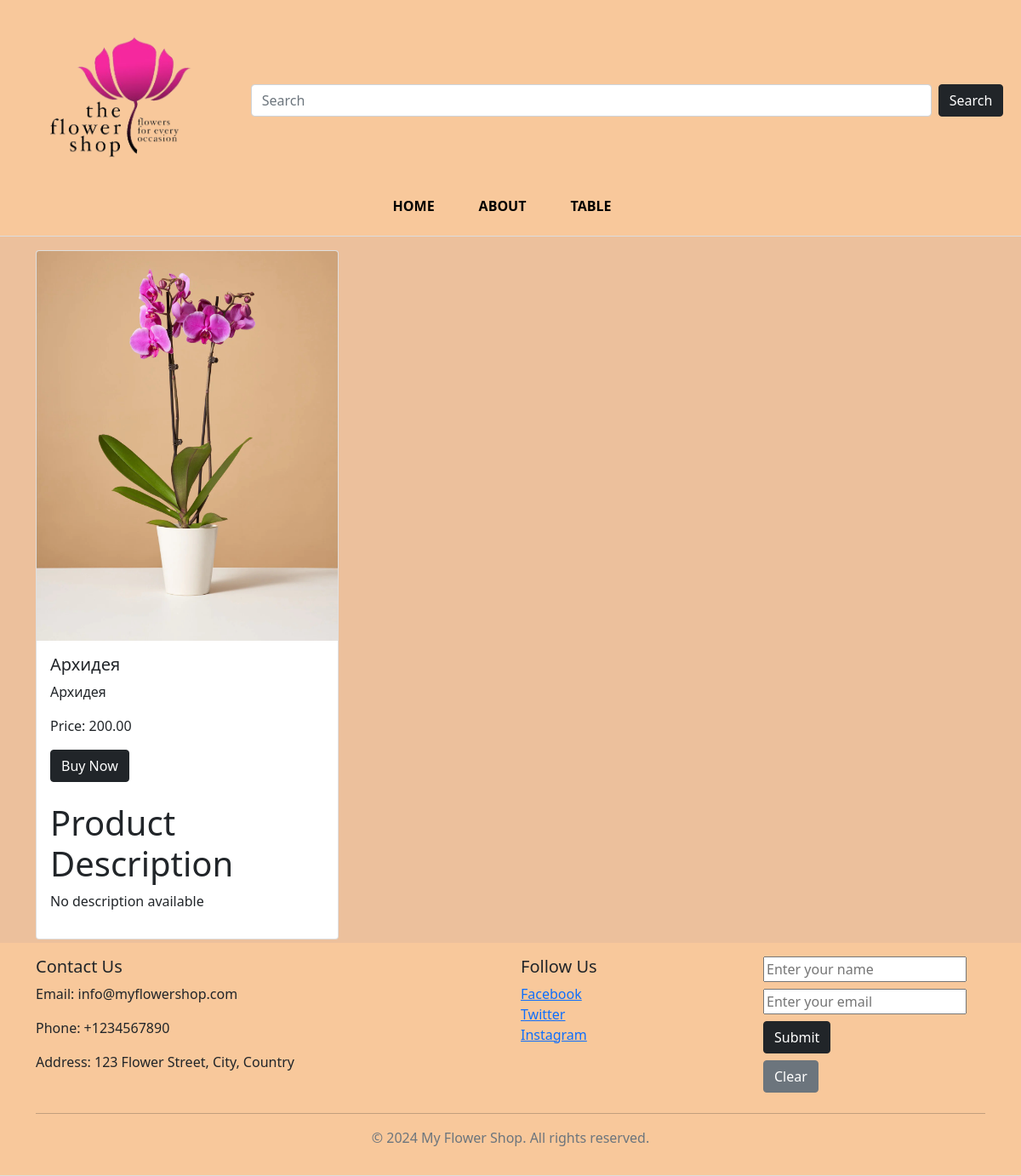
The app's page /description/3, older data.
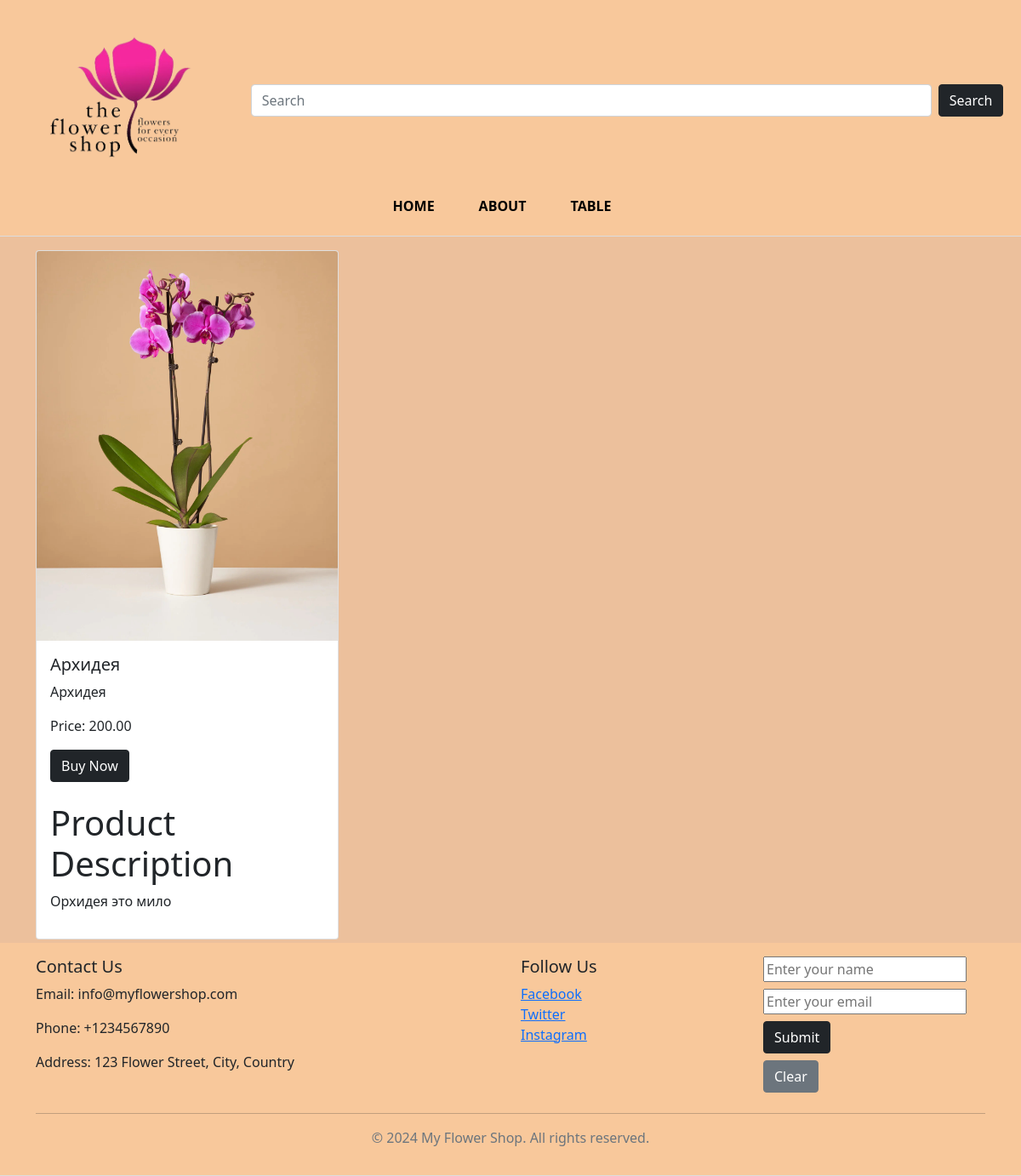
The same page, newer data.
### main/models.py (models this page shows, shortened)
class ProductDescription(models.Model):
    details = models.TextField()

### main/views.py (the view)
# urls.py: path('description/<int:product_id>', views.description, name='description'),
def description(request, product_id):
    product = get_object_or_404(Product, pk=product_id)
    product_description = product.short_description
    return render(request, 'main/description.html', {'product': product, 'product_description': product_description})

### templates/main/description.html
{% extends 'main/base.html' %}
{% block content %}
<div>
    <div class="row">
        <div class="col-md-4 mb-1">
            <div class="card product-card">
                <img src="{{ product.image.url }}" class="card-img-top" alt="{{ product.title }}">
                <div class="card-body">
                    <h5 class="card-title">{{ product.title }}</h5>
                    <p class="card-text">{{ product.description }}</p>
                    <p class="card-text">Price: {{ product.price }}</p>
                    <a href="#" class="btn btn-dark mb-4">Buy Now</a>
                    <h1>Product Description</h1>
                    {% if product_description %}
                    <p>{{ product_description.details }}</p>
                    {% else %}
                    <p>No description available</p>
                    {% endif %}
                </div>
            </div>
        </div>
    </div>
</div>
{% endblock %}

Row changes from the older to the newer data that the page shows:
added ProductDescription: details "Орхидея это мило"
Text that changed along with them:
text no longer shown: "No description available"
